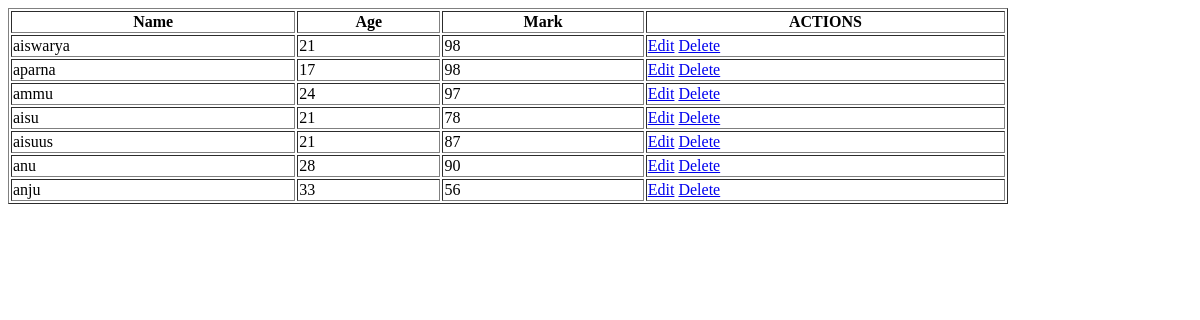
The app's page /display, older data.
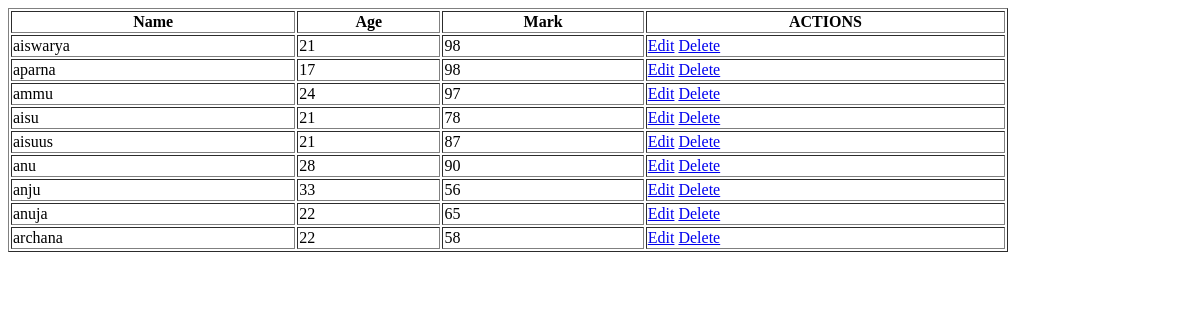
The same page, newer data.
### app/models.py (models this page shows, shortened)
class Student(models.Model):
    name = models.TextField()
    age = models.IntegerField()
    mark = models.IntegerField()

### app/views.py (the view)
# urls.py: path('display',views.display),
def display(req):
    data=Student.objects.all()
    return render(req,"display.html",{'data':data})

### template/display.html (shortened to what this page needs)
<!DOCTYPE html>
<html lang="en">
<head>
</head>
<body>
    <table border="1" width="1000px" height="100px">
        <tr>
            <th>Name</th>
            <th>Age</th>
            <th>Mark</th>
            <th>ACTIONS</th>
        </tr>
        {% for i in data %}
        <tr>
            <td>{{i.name}}</td>
            <td>{{i.age}}</td>
            <td>{{i.mark}}</td>
            <td><a href="../edits/{{i.pk}}">Edit</a>
            <a href="../deletes/{{i.pk}}">Delete</a></td>
    </tr>
    {% endfor %}
    </table>
</body>
</html>

Row changes from the older to the newer data that the page shows:
added Student: name "anuja", age "22", mark "65"
added Student: name "archana", age "22", mark "58"
